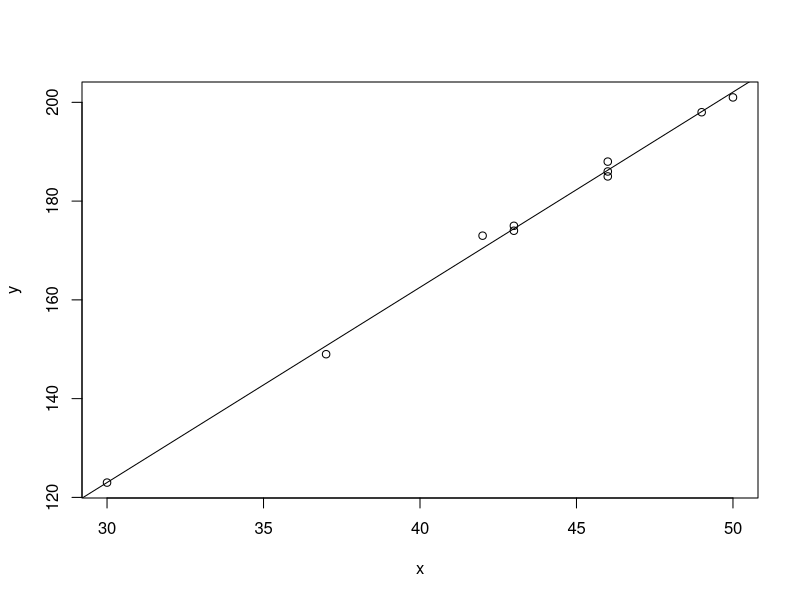

The R source for this figure: (Note: this script raises an error after producing the figure.)
# (1) The city’s transportation department is interested in studying the relationship 
# between the temperature and the number of passengers that ride the main bus line 
# in order to better serve their customers. The manager recorded the temperature at 
# the beginning of the hour, and then had a bus driver record the number of 
# passengers that boarded the bus throughout the hour. Their findings are listed below.
# Temperature 42 ,37,46 ,30 ,50 ,43,43,46.46.49
# passengers  173,149,185,123,201,174,175,188,186,198
# The manager wishes to predict the number of passengers using temperature.

x=c(42 ,37,46 ,30 ,50 ,43,43,46,46,49)
y=c(173,149,185,123,201,174,175,188,186,198)
line=lm(y~x)
# (a) Calculate the least squares estimates of the coefficients of the regression line. 
# (Intercept)            x  
#      4.413        3.953  


# (b) Find the regression equation describing the linear relationship between the two variables.
line=lm(y~x)
# Call:
# lm(formula = y ~ x)
# Coefficients:
# (Intercept)            x  
#      4.413        3.953  

# Y=3.953*X+4.413

# (c) Draw the resulting regression equation on the scatter plot 
plot(x,y)
abline(line)

# (d) Predict the number of passengers when temperature is at 45 degrees.
temp=data.frame(x=c(45))
predict(line,int="p",newdata=temp)
#        fit      lwr      upr
# 1 182.3161 178.9112 185.7211

# (e) For the pair of data (temperature = 42, passengers = 173), that is, observation one, what is the residual?
temp=data.frame(x=c(42))
predict(line,int="p",newdata=temp)
pssenger=170.4559
residual=170.4559-173=-2.5441

# (f) Estimate the variance 
summary(line)
# Call:
# lm(formula = y ~ x)
# Residuals:
#    Min      1Q  Median      3Q     Max 
# -1.6889 -0.9147 -0.1996  0.4392  2.5441 
# Coefficients:
#             Estimate Std. Error t value Pr(>|t|)    
# (Intercept)  4.41310    3.42575   1.288    0.234    
# x            3.95340    0.07863  50.276 2.71e-11 ***
# Signif. codes:  0 ‘***’ 0.001 ‘**’ 0.01 ‘*’ 0.05 ‘.’ 0.1 ‘ ’ 1
# Residual standard error: 1.401 on 8 degrees of freedom
# Multiple R-squared:  0.9968,    Adjusted R-squared:  0.9965 
# F-statistic:  2528 on 1 and 8 DF,  p-value: 2.713e-11

# from summary we can know that Residual standard error: 1.401
Residual_standard_error= 1.401
variance=Residual_standard_error^2
# 1.962801

# (g) Visualize the residuals.
plot(fitted(line),resid(line))

# (2) In a study of the effect of a dietary component (X) on plasma lipid composition (Y), the following data were obtained on a sample of 15 experimental animals
# X 18 21 28 35 47 33 40 41 28 21 30 46 44 38 19
# Y 38 40 49 54 66 52 57 62 47 39 49 65 65 56 38

X=c(18 ,21 ,28 ,35 ,47 ,33 ,40 ,41 ,28 ,21 ,30 ,46 ,44 ,38 ,19)
Y=c(38 ,40 ,49 ,54 ,66 ,52 ,57 ,62 ,47 ,39 ,49 ,65 ,65 ,56 ,38)
# (a) Find the regression equation describing the linear relationship between the two variables.
line=lm(Y~X)
# Call:
# lm(formula = Y ~ X)
# Coefficients:
# (Intercept)       X  
#    19.032        1.005  
# Y=1.005*X+19.032

# (b) Find the coefficient of determination and your conclusion.
summary(line)
# Call:
# lm(formula = Y ~ X)
# Residuals:
#     Min      1Q  Median      3Q     Max 
# -2.2382 -0.2718 -0.1866  0.3729  1.8238 
# Coefficients:
#             Estimate Std. Error t value Pr(>|t|)    
# (Intercept) 19.03157    1.08229   17.58 1.91e-10 ***
# X            1.00517    0.03184   31.57 1.13e-13 ***
# Signif. codes:  0 ‘***’ 0.001 ‘**’ 0.01 ‘*’ 0.05 ‘.’ 0.1 ‘ ’ 1
# Residual standard error: 1.188 on 13 degrees of freedom
# Multiple R-squared:  0.9871,    Adjusted R-squared:  0.9861 
# F-statistic: 996.8 on 1 and 13 DF,  p-value: 1.127e-13

# from summary:
# coefficient of determination==Multiple R-squared=.9871
# because it near to 1 for this the equation is very good 

# (c) Predict the plasma lipid composition for an animal whose dietary component is 50.
plasma=data.frame(X=c(50))
value=predict(line,int="c",newdata=plasma)
#       fit      lwr      upr
# 1 69.2899 67.92179 70.65801

# (d) Calculate the sample correlation coefficient.

# from summary:
# sample correlation coefficient=sqrt(coefficient of determination)=
correlation=sqrt(.9871)
# 0.9935291

# (e) Determine if the regression of Y on X is significant? 
# it is significant because (p) value of coefficients is near to zero and (p-value) is small for that is fitted well

# (f) Calculate the residuals, and plot them
plot(fitted(line),resid(line))